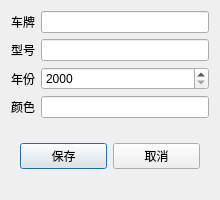
<?xml version="1.0" encoding="UTF-8"?>
<ui version="4.0">
 <class>dlg_update</class>
 <widget class="QDialog" name="dlg_update">
  <property name="geometry">
   <rect>
    <x>0</x>
    <y>0</y>
    <width>220</width>
    <height>200</height>
   </rect>
  </property>
  <property name="minimumSize">
   <size>
    <width>220</width>
    <height>200</height>
   </size>
  </property>
  <property name="maximumSize">
   <size>
    <width>220</width>
    <height>200</height>
   </size>
  </property>
  <property name="windowTitle">
   <string>修改车辆信息</string>
  </property>
  <property name="windowIcon">
   <iconset resource="res.qrc">
    <normaloff>:/icon.png</normaloff>:/icon.png</iconset>
  </property>
  <layout class="QGridLayout" name="gridLayout_2">
   <item row="0" column="0">
    <widget class="QLabel" name="label">
     <property name="text">
      <string>车牌</string>
     </property>
    </widget>
   </item>
   <item row="0" column="1">
    <widget class="QLineEdit" name="le_license">
     <property name="readOnly">
      <bool>true</bool>
     </property>
    </widget>
   </item>
   <item row="1" column="0">
    <widget class="QLabel" name="label_2">
     <property name="text">
      <string>型号</string>
     </property>
    </widget>
   </item>
   <item row="1" column="1">
    <widget class="QLineEdit" name="le_model"/>
   </item>
   <item row="2" column="0">
    <widget class="QLabel" name="label_3">
     <property name="text">
      <string>年份</string>
     </property>
    </widget>
   </item>
   <item row="2" column="1">
    <widget class="QSpinBox" name="sb_year">
     <property name="minimum">
      <number>2000</number>
     </property>
     <property name="maximum">
      <number>2025</number>
     </property>
    </widget>
   </item>
   <item row="3" column="0">
    <widget class="QLabel" name="label_4">
     <property name="text">
      <string>颜色</string>
     </property>
    </widget>
   </item>
   <item row="3" column="1">
    <widget class="QLineEdit" name="le_color"/>
   </item>
   <item row="4" column="0" colspan="2">
    <widget class="QWidget" name="widget" native="true">
     <layout class="QGridLayout" name="gridLayout">
      <item row="0" column="0">
       <widget class="QPushButton" name="pushButton">
        <property name="text">
         <string>保存</string>
        </property>
       </widget>
      </item>
      <item row="0" column="1">
       <widget class="QPushButton" name="pushButton_2">
        <property name="text">
         <string>取消</string>
        </property>
       </widget>
      </item>
     </layout>
    </widget>
   </item>
  </layout>
 </widget>
 <resources>
  <include location="res.qrc"/>
 </resources>
 <connections/>
</ui>
